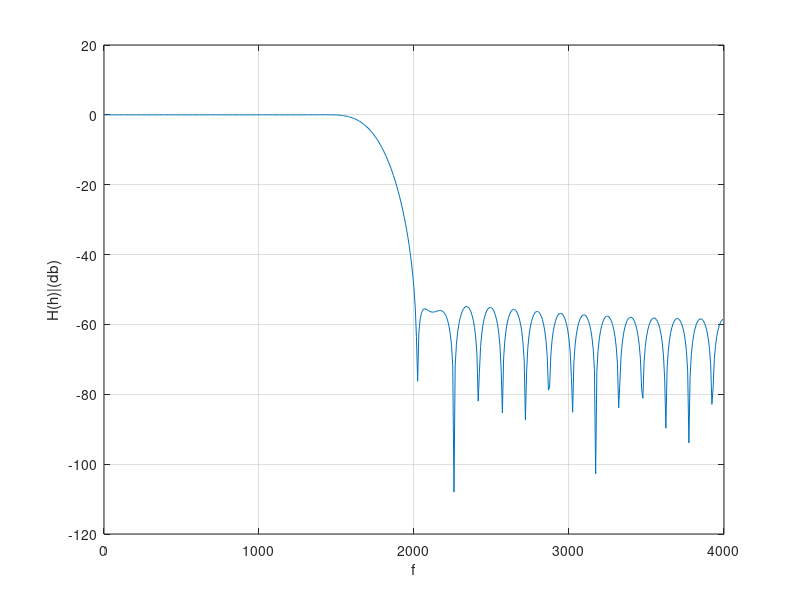

Source code (MATLAB):
t=cputime
fc=0.21875;
N=53;
Fs=8000;
wn=hamming(N);
hn=fir1(N-1,2*fc,wn); %fc is multiplied by 2 since FN=Fs/2
[H,f]=freqz(hn,1,512,Fs);
mag=20*log10(abs(H));
plot(f,mag);
grid on
xlabel('f');
ylabel('H(h)|(db)')
cputime-t